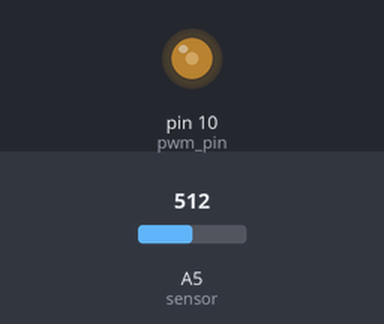
Simulated run of this sketch. Board: Arduino Uno, built with avr-gcc and run on an emulated ATmega328P. Parts: output pins drawn as LEDs (lit = HIGH). The test bench sets the inputs (shaded band); at power-on: A5 (sensor) = 512. What the sketch prints to the serial monitor is not drawn.

Above: at 1.2 s.
1.3 s: A5 (sensor) set to 122
At 2.3 s:
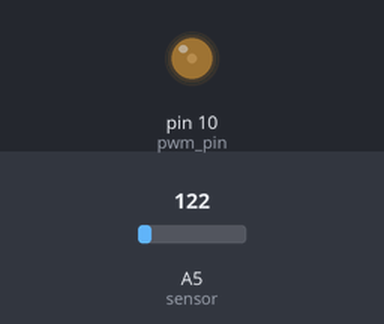
2.8 s: A5 (sensor) set to 306
At 3.08 s:
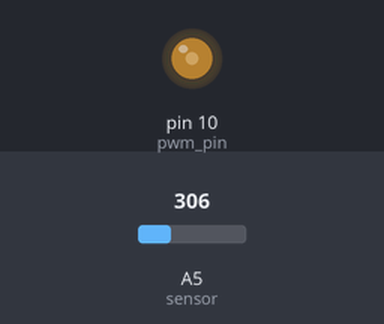
5.8 s: A5 (sensor) set to 0
Timing chart, 0 to 8.8 s (numbered marks = the images above; inputs shaded):
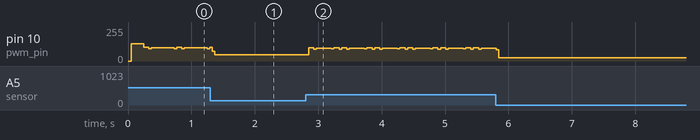

The sketch:

PIControl.ino
```cpp
int sensor = A5;
int pwm_pin = 10;

int val;
float diff;
float accum;
int pulse;
void setup() {
  // put your setup code here, to run once:
  Serial.begin(9600);
  pinMode(pwm_pin, OUTPUT);
}

void loop() {
  val = analogRead(sensor);
  Serial.println(val);
  //delay(500);

  //Propportional Control
  //|diff| = (SensorValue - 220) * popgain        (popgain can equal 1~10)
  diff = ((val-220) * 4);

  //Integral Control
  //accumlate = (diff + accumulate) * accumGain
  accum = ((diff + accum) * 0.2);


  //PI control
  diff = diff + accum;


  if (diff > 500){
    diff = 500;
  }
  pulse = 1500 + diff;


  digitalWrite(pwm_pin, HIGH);
  delayMicroseconds(pulse);
  digitalWrite(pwm_pin,LOW);
  delayMicroseconds(20000-pulse);
}
```

Measured:
- after the input at 2.8 s, pin 10 (pwm_pin): 48/255 → 99/255 after 0.05 s, then repeats every 0.52 s: 89/255 0.04 s, 97/255 0.24 s, 91/255 0.04 s, 99/255 0.08 s, 89/255 0.04 s, 99/255 0.08 s
